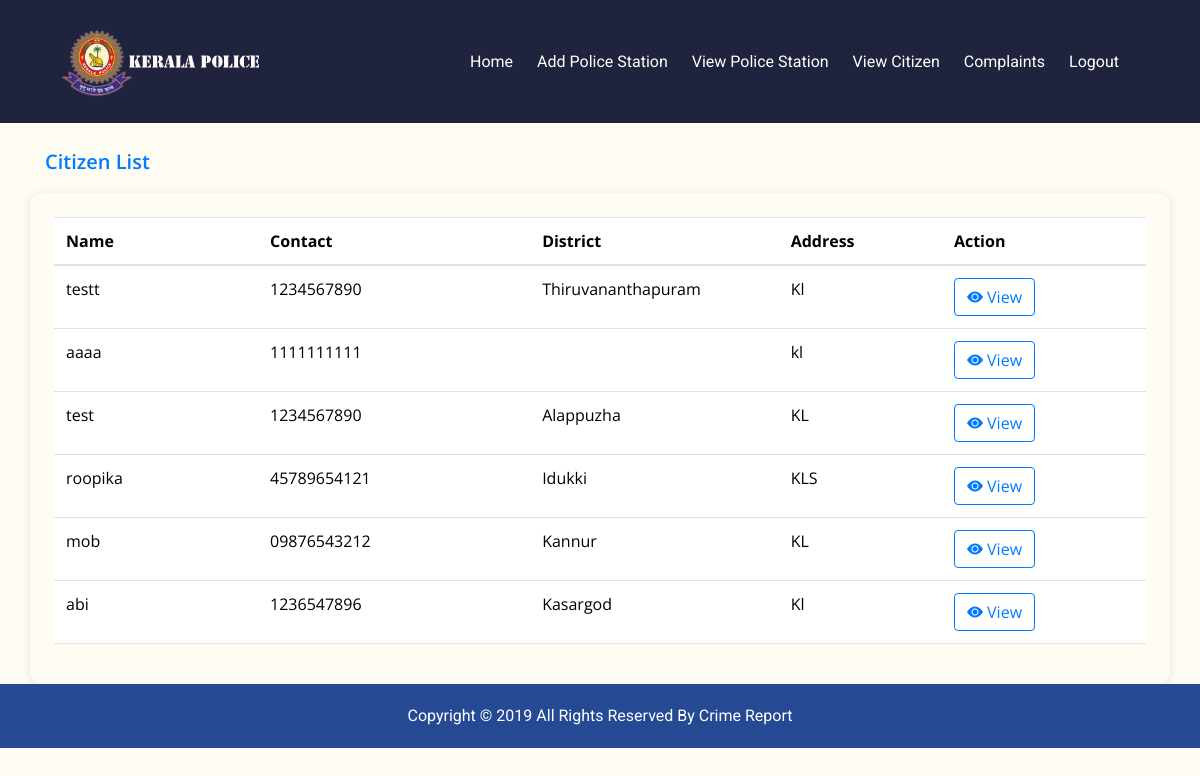
The page /phpfiles/admin_view_citizen.php (signed in) on the database its author committed.
### tables this page shows
CREATE TABLE `citizen` (
  `Id` int(11) NOT NULL,
  `Name` varchar(100) DEFAULT NULL,
  `Contact` varchar(20) DEFAULT NULL,
  `Gender` varchar(100) DEFAULT NULL,
  `DOB` varchar(100) DEFAULT NULL,
  `District` varchar(200) DEFAULT NULL,
  `Address` varchar(500) DEFAULT NULL,
  `Aadhar` varchar(200) DEFAULT NULL
);

### phpfiles/admin_view_citizen.php (the view, shortened to what this page needs)
<?php include("admin_nav.php") ?>
<link rel="stylesheet" href="https://cdn.jsdelivr.net/npm/bootstrap-icons@1.10.5/font/bootstrap-icons.css">
<div class="container mt-4">
    <p class="header-title text-primary">Citizen List</p>
</div>
<div class="container mt-3 p-4 cont custom-card">
    <div class="table-responsive">
        <?php
        include("connection.php");
        $sql = "SELECT * FROM citizen order by ID desc";
        $result = $conn->query($sql);
        if ($result->num_rows > 0) {
        ?>
        <table class="table ">
            <thead>
                <tr>
                    <th style="min-width: 150px;">Name</th>
                    <th style="min-width: 200px;">Contact</th>
                    <th style="min-width: 150px;">District</th>
                    <th style="min-width: 120px;">Address</th>
                    <th style="min-width: 150px;">Action</th>
                </tr>
            </thead>
            <tbody>
                <?php while ($row = $result->fetch_assoc()) { ?>
                <tr>
                    <td><?php echo htmlspecialchars($row['Name']); ?></td>
                    <td><?php echo htmlspecialchars($row['Contact']); ?></td>
                    <td><?php echo htmlspecialchars($row['District']);  ?></td>
                    <td><?php echo htmlspecialchars($row['Address']); ?></td>
                    <td>
                        <a href="admin_view_detail_citizen.php?id=<?php echo $row['Id']; ?>"
                            class="btn btn-outline-primary btn-custom">
                            <i class="bi bi-eye-fill"></i> View
                        </a>
                    </td>
                </tr>
                <?php } ?>
            </tbody>
        </table>
        <?php
        } else {
            echo "<div class='alert alert-info'>No citizens found.</div>";
        }
        ?>
    </div>
</div>
<?php include('Footer.php') ?>

### css/style.css (style rules this page uses)
body { font-family: "Open Sans", sans-serif; background-color: #fffcf4; }
a, a:hover, a:focus { text-decoration: none; }
.btn, .btn:focus { outline: none !important; box-shadow: none; }

### phpfiles/admin_view_citizen.php (style rules this page uses)
.cont { min-height: 450px; }
.table-responsive { overflow-x: auto; }
.table thead { background-color: #4e73df; color: #fff; }
.table td, .table th { vertical-align: middle; }
.table a { text-decoration: none; }
.btn-custom { border-radius: 50px; padding: 8px 16px; }
.header-title { font-size: 1.25rem; font-weight: 600; }
.custom-card { border-radius: 12px; box-shadow: 0 2px 10px rgba(0, 0, 0, 0.1); }

### rows shown on the page
citizen: Name "testt", Contact "1234567890", District "Thiruvananthapuram", Address "Kl"
citizen: Name "aaaa", Contact "1111111111", Address "kl"
citizen: Name "test", Contact "1234567890", District "Alappuzha", Address "KL"
citizen: Name "roopika", Contact "45789654121", District "Idukki", Address "KLS"
citizen: Name "mob", Contact "09876543212", District "Kannur", Address "KL"
citizen: Name "abi", Contact "1236547896", District "Kasargod", Address "Kl"
